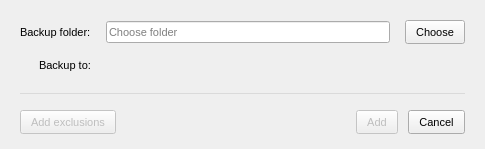
<?xml version="1.0" encoding="UTF-8"?>
<ui version="4.0">
 <class>AddBackupDialog</class>
 <widget class="QDialog" name="AddBackupDialog">
  <property name="geometry">
   <rect>
    <x>0</x>
    <y>0</y>
    <width>485</width>
    <height>149</height>
   </rect>
  </property>
  <property name="windowTitle">
   <string>Add backup folder</string>
  </property>
  <property name="styleSheet">
   <string notr="true">QWidget
{
font-size: 11px;
}

QPushButton
{
padding-left: 10px;
padding-right: 10px;
min-height: 22px;
}
</string>
  </property>
  <layout class="QVBoxLayout" name="verticalLayout">
   <property name="spacing">
    <number>15</number>
   </property>
   <property name="leftMargin">
    <number>20</number>
   </property>
   <property name="topMargin">
    <number>20</number>
   </property>
   <property name="rightMargin">
    <number>20</number>
   </property>
   <property name="bottomMargin">
    <number>0</number>
   </property>
   <item>
    <layout class="QGridLayout" name="gridLayout">
     <property name="bottomMargin">
      <number>0</number>
     </property>
     <property name="verticalSpacing">
      <number>15</number>
     </property>
     <item row="0" column="0" alignment="Qt::AlignRight">
      <widget class="QLabel" name="label_2">
       <property name="text">
        <string>Backup folder:</string>
       </property>
      </widget>
     </item>
     <item row="0" column="1">
      <widget class="QLineEdit" name="folderLineEdit">
       <property name="minimumSize">
        <size>
         <width>200</width>
         <height>22</height>
        </size>
       </property>
       <property name="maximumSize">
        <size>
         <width>16777215</width>
         <height>22</height>
        </size>
       </property>
       <property name="readOnly">
        <bool>true</bool>
       </property>
       <property name="placeholderText">
        <string>Choose folder</string>
       </property>
      </widget>
     </item>
     <item row="0" column="2">
      <widget class="QPushButton" name="changeButton">
       <property name="text">
        <string>Choose</string>
       </property>
      </widget>
     </item>
     <item row="1" column="0" alignment="Qt::AlignRight|Qt::AlignTop">
      <widget class="QLabel" name="label_3">
       <property name="text">
        <string>Backup to:</string>
       </property>
       <property name="alignment">
        <set>Qt::AlignLeading|Qt::AlignLeft|Qt::AlignVCenter</set>
       </property>
      </widget>
     </item>
     <item row="1" column="1" colspan="2" alignment="Qt::AlignTop">
      <widget class="QLabel" name="backupToLabel">
       <property name="text">
        <string/>
       </property>
       <property name="textInteractionFlags">
        <set>Qt::LinksAccessibleByMouse|Qt::TextSelectableByMouse</set>
       </property>
      </widget>
     </item>
    </layout>
   </item>
   <item>
    <widget class="Line" name="line">
     <property name="styleSheet">
      <string notr="true">*{
color:#dadada;
}</string>
     </property>
     <property name="frameShadow">
      <enum>QFrame::Plain</enum>
     </property>
     <property name="orientation">
      <enum>Qt::Horizontal</enum>
     </property>
    </widget>
   </item>
   <item>
    <layout class="QHBoxLayout" name="horizontalLayout_2">
     <property name="spacing">
      <number>10</number>
     </property>
     <property name="topMargin">
      <number>0</number>
     </property>
     <property name="bottomMargin">
      <number>15</number>
     </property>
     <item>
      <widget class="QPushButton" name="bAddExclusions">
       <property name="enabled">
        <bool>false</bool>
       </property>
       <property name="text">
        <string>Add exclusions</string>
       </property>
       <property name="default">
        <bool>true</bool>
       </property>
      </widget>
     </item>
     <item>
      <spacer name="horizontalSpacer">
       <property name="orientation">
        <enum>Qt::Horizontal</enum>
       </property>
       <property name="sizeHint" stdset="0">
        <size>
         <width>40</width>
         <height>20</height>
        </size>
       </property>
      </spacer>
     </item>
     <item>
      <widget class="QPushButton" name="addButton">
       <property name="enabled">
        <bool>false</bool>
       </property>
       <property name="text">
        <string>Add</string>
       </property>
       <property name="default">
        <bool>true</bool>
       </property>
      </widget>
     </item>
     <item>
      <widget class="QPushButton" name="cancelButton">
       <property name="text">
        <string>Cancel</string>
       </property>
      </widget>
     </item>
    </layout>
   </item>
  </layout>
 </widget>
 <resources/>
 <connections/>
</ui>
